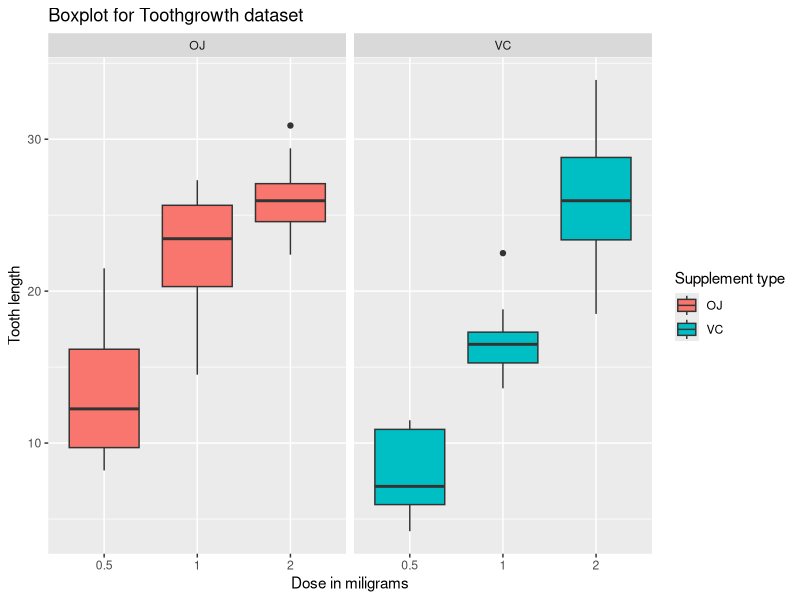

Generate this figure with R:
## ---- chunk 1
#preset default options for Rmd, codes not shown in report
require(knitr)
opts_chunk$set(cache=TRUE, echo=TRUE)

#load required libraries for data analysis
require(ggplot2)
require(datasets)
## ---- chunk 2
?ToothGrowth
str(ToothGrowth)
## ---- chunk 3
g2 <- ggplot(data=ToothGrowth, aes(x=as.factor(dose), y=len, fill=supp)) 
g2 <- g2 + geom_boxplot()
g2 <- g2 + facet_grid(. ~ supp) 
g2 <- g2 + xlab("Dose in miligrams") + ylab("Tooth length") 
g2 <- g2 + guides(fill = guide_legend(title ="Supplement type"))
 g2 <- g2 + ggtitle("Boxplot for Toothgrowth dataset")
g2
## ---- chunk 4
ToothGrowth.05.VC <- ToothGrowth[ToothGrowth$dose == 0.5 & ToothGrowth$supp == "VC", "len"]
ToothGrowth.05.OJ <- ToothGrowth[ToothGrowth$dose == 0.5 & ToothGrowth$supp == "OJ", "len"]
ToothGrowth.10.VC <- ToothGrowth[ToothGrowth$dose == 1.0 & ToothGrowth$supp == "VC", "len"]
ToothGrowth.10.OJ <- ToothGrowth[ToothGrowth$dose == 1.0 & ToothGrowth$supp == "OJ", "len"]
ToothGrowth.20.VC <- ToothGrowth[ToothGrowth$dose == 2.0 & ToothGrowth$supp == "VC", "len"]
ToothGrowth.20.OJ <- ToothGrowth[ToothGrowth$dose == 2.0 & ToothGrowth$supp == "OJ", "len"]
## ---- chunk 5
t.05 <- t.test(ToothGrowth.05.VC, ToothGrowth.05.OJ, paired = FALSE)
t.05
t.10 <- t.test(ToothGrowth.10.VC, ToothGrowth.10.OJ, paired = FALSE)
t.10
t.20 <- t.test(ToothGrowth.20.VC, ToothGrowth.20.OJ, paired = FALSE)
t.20
